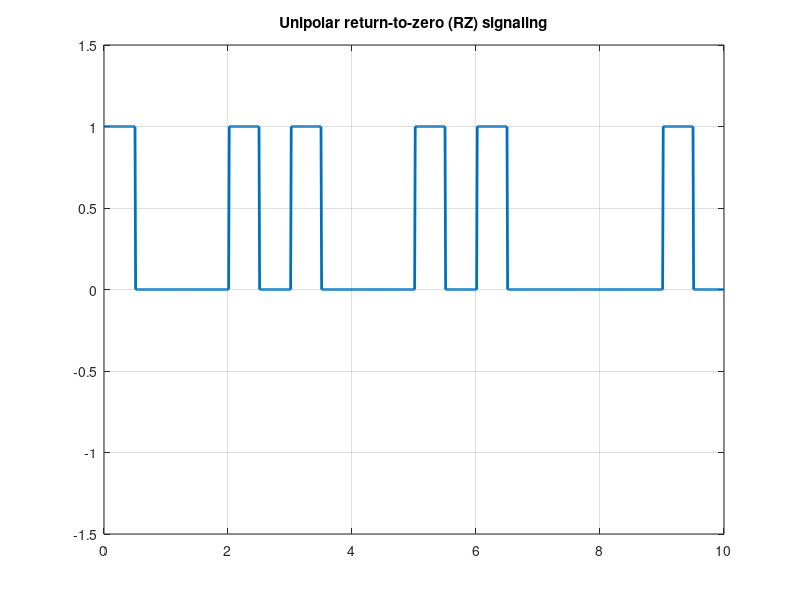

Source code (MATLAB):
%RZ Unipolar line coding
clc;
clear all;
close all;
N=10; %Number of bits
n = [1 0 1 1 0 1 1 0 0 1 ]
% n=randi([0,1],1,N) %Random bit generation
%RZ Pulse Shaping
i=1;
a=0; %Initial value for the first half cycle
b=0.5; %Initial value for the second half cycle
t=0:0.01:length(n);
for j=1:length(t)
    if t(j)>=a && t(j)<=b %Condition for the first half cycle
        y(j)=n(i); %Assign first 50 values for
    elseif t(j)>b && t(j)<=i %Condition for the Second half cycle
        y(j)=0; %Set all values 0 for the second half cycle
    else
        i=i+1; %Binary input data index increment
        a=a+1; %Initial value for the first half cycle increment
        b=b+1; %Initial value for the second half cycle increment
    end
end
plot(t,y,'lineWidth', 2); %Linewidth 2 for clear visualization
axis([0,N,-1.5,1.5]); %Axis set-up
grid on;
title('Unipolar return-to-zero (RZ) signaling');